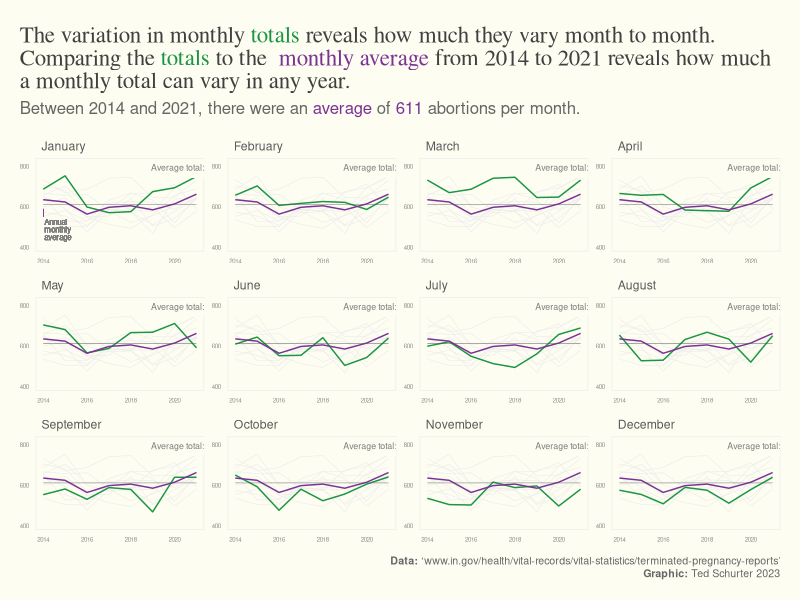
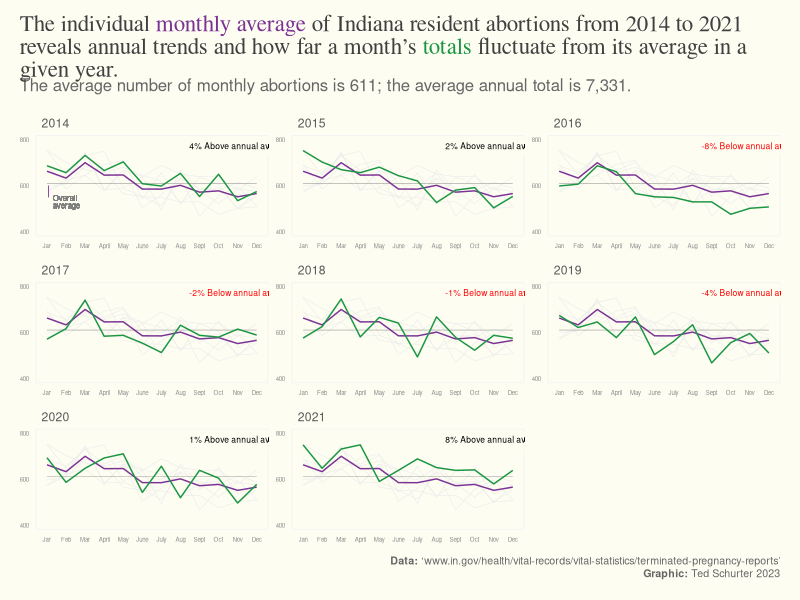
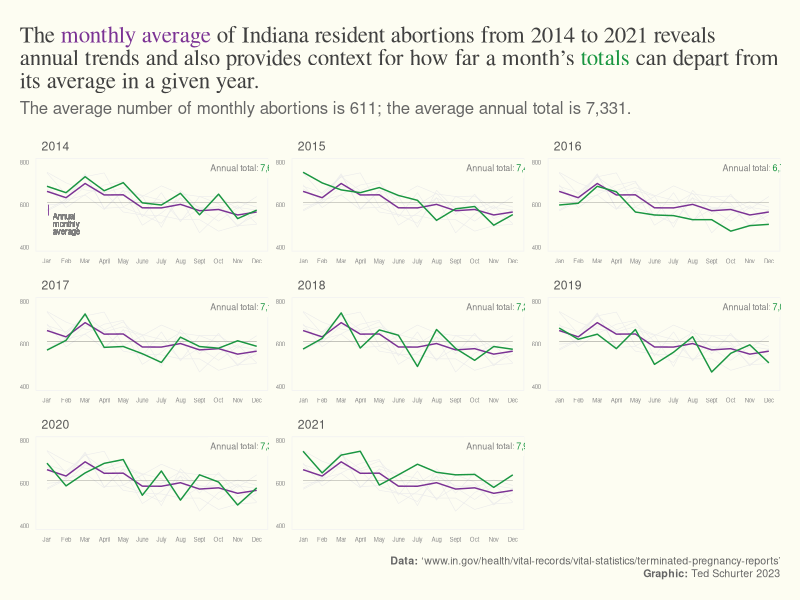
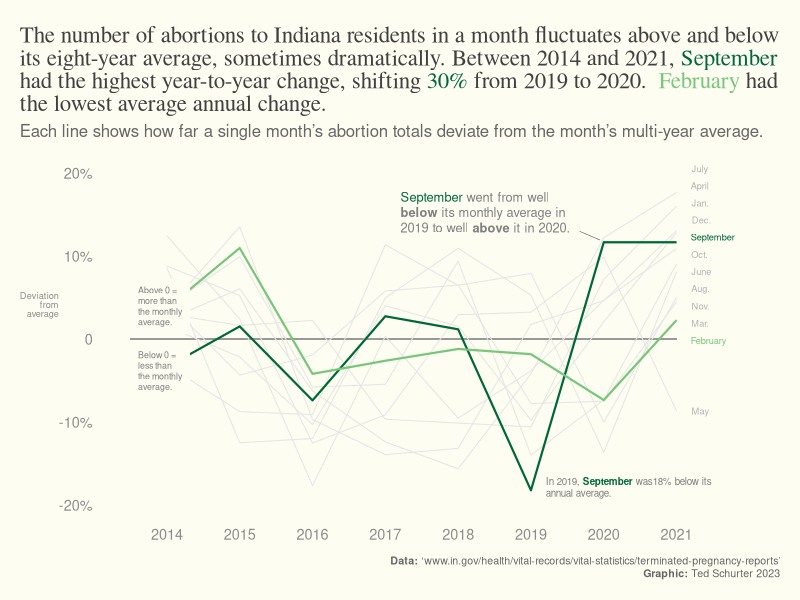

Recreate these plots in R, in order.
library(tidyverse)
library(ggrepel)
library(ggtext)

# import cleaned data 

mnth <- read_csv("Exported_Data/month_ab_IN_res_clean.csv")

# set custom theme ####
t_theme <- function(base_size = 10){
  
  theme_classic() %+replace%
    
    theme( 
      #grid elements
      panel.grid.major.y = element_line(color = "gray85", size = .25),
      #panel.grid.major.y = element_blank(),
      panel.grid.major.x = element_blank(), 
      axis.line = element_blank(),
      axis.ticks = element_blank(), 
      
      #axis.line = element_line(color = "gray90"),
      #axis.line.y = element_blank(),
      
      axis.text = element_text(color = "gray55",
                               size  = rel(.65)),
      axis.title.x = element_blank(),
        # element_text(color = "gray55",
        # size = rel(.65), hjust = 0),
      axis.title.y = element_blank(),
        # element_text(color = "gray55",
        #             size = rel(.6)),
      
      plot.title = element_textbox_simple(size = rel(1.5), color = "gray25", 
                                          hjust = 0,lineheight = 1, 
                                          margin = margin(0.2, 0, .2, 0, unit = "cm"),
                                          family = "serif",face = "plain"),
      plot.subtitle = element_textbox_simple(size = rel(1.1), color = "gray40", hjust = 0,
                                             lineheight = 1,margin = margin(0, 0, .4, 0, unit = "cm"),),
      plot.caption = element_textbox_simple(family = "sans", size = rel(.7),
                                            color = "gray40", halign = 1,
                                            lineheight = 1.2),
      plot.title.position = "plot",
      plot.caption.position = "panel", 
      plot.margin = margin(.5, .5, .5,.5, unit = "cm"),
      plot.background = element_rect(fill  = panel_c,
                                     color = panel_c),
      panel.background = element_rect(fill = panel_c,
                                      color = panel_c)
    )
}


# set colors 

# panel color
panel_c <- "#fdfdf2"

# monthly color 
mc <- "#1a9641"
avgc <- "#7b3294"
# high average month 
h_avgc <- "#006837"  
# low average month
l_avgc <- "#78c679"
# avg month
avg_mc <- "#af8dc3"

mnth$month <- factor(mnth$month, levels = c(
  "January", "February", "March", "April", "May", "June", "July","August",
  "September", "October", "November", "December"))
#
# create new dataframe with column to retain month grouping when faceting
mnth2 <- mnth
mnth2$m2 <- mnth2$month
# remove original month column so new dataframe isn't faceted by it when month is called
mnth2$month <- NULL

mnth_tot_lab <- mnth %>% group_by(month) %>% 
  summarise(m_avg = round(mean(res)))



#

ggplot()+ 
  geom_line(data = mnth2,
            aes(year, res, group = m2), color = "gray92", size = .2)+
  geom_line(data = mnth,
            aes(year, res, group = month),color = mc, show.legend = F)+
  geom_line(data = mnth %>% group_by(year) %>% mutate(avg = mean(res)),
            aes(year, avg, group = month),
            color = avgc)+
  # average monthly total
  geom_richtext(data = mnth_tot_lab,
                aes(x= 2018.7, y = 790, 
                    label = paste0("Average total:<span style = 'color:",mc,"'> ", 
                                   prettyNum(m_avg, big.mark = ",", scientific = FALSE),"</span>")),
                label.colour = NA, fill = panel_c,
                size = rel(2.25), color = "gray50", hjust = 0)+
# # annual mean
  geom_segment(data = mnth %>%
               summarise(res = mean(res)),
             aes(x = 2014, xend = 2021,
                 y = res, yend = res),
             color = "gray30", linewidth = .15,
             show.legend = F)+
  scale_x_continuous(limits = c(2014,2021),
                   breaks = c(2014, 2016, 2018, 2020),
                   labels = c("2014", "2016", "2018",
                              "2020" ))+
  scale_y_continuous(limits = c(400,820),
                     breaks = c(400, 600, 800),
                     labels = c("400", "600", "800"))+
  #annual average label
  # geom_text(data = mnth %>% filter( month == "January"),
  #           aes(x=2016.05, y = 420, label = "Annual average"),
  #           size = rel(2), color = avgc)+
  geom_text(data = mnth %>% filter( month == "January"),
            aes(x= 2014.05, y = 540, label = "Annual\nmonthly\naverage"),
            size = rel(2), color = "gray50", hjust = 0, lineheight = .8, 
            vjust = 1)+
  # annual average label line
  geom_segment(data = mnth %>% filter( month == "January"),
            aes(x=2014, xend = 2014,
                y = 550, yend = 590),
            size = .10, color = avgc)+
  t_theme()+
  facet_wrap(~ month, scales = "free")+
  theme(
    strip.background = element_blank(),
    strip.text = element_text(color = "gray35", hjust = 0),
    panel.grid.major.y = element_blank(),
    panel.background = element_rect(fill = panel_c,
                                    color = "gray93"),
    axis.text = element_text(color = "gray55",
                             size  = rel(.4)),
  )+
  labs(
  title = paste0("The variation in monthly <span style = 'color:",mc,"'>totals</span> 
                 reveals how much they vary month to month. Comparing the <span style =
                 'color:",mc,"'>totals</span> to the <span style = 'color:",avgc,"'>
                 monthly average</span> from 2014 to 2021 reveals how much a monthly total can vary in any year. "),
       
  subtitle = paste0("Between 2014 and 2021, there were an<span style = 'color:",avgc,"'>
                    average</span> of <span style = 'color:",avgc,"'>",
  round(mean(mnth$res)), 
  " </span>abortions per month."),
  caption = "<br>**Data:** 'www.in.gov/health/vital-records/vital-statistics/terminated-pregnancy-reports'<br>
  **Graphic:** Ted Schurter 2023")

#ggsave(filename = "Plots/svg/ab_month.svg",width = 11, height = 6, units = "in")

#
# make facet label reflect average annual % above or below average

# to do so, need to add df with label, color, etc

yr_tot_lab <- mnth %>% group_by(year) %>% 
  mutate(annual = sum(res)) %>% 
  ungroup() %>% 
  mutate(mn_an = mean(annual),
         lab = paste0(if_else(annual>mean(annual), "Above annual average", "Below annual average"))) %>% 
  ungroup() %>% 
  mutate(
    pct = round((annual-mean(annual))/annual*100),
    col = if_else(pct>0, "black", "red"))

# create duplicate year column for faceting
mnth2$y2 <- mnth$year
mnth2$month <- NULL
mnth2$year <- NULL

mnth %>% group_by(month) %>% 
  mutate(av = round(mean(res))) %>% 
  ggplot()+ theme_classic()+
  # lines for all months
  geom_line(data = mnth2,
            aes(m2, res, group = y2), color = "gray92", size = .2)+
  # line for monthly average
  geom_line(data = mnth %>% group_by(month) %>%
              summarise(res = mean(res)) %>%
              ungroup(),
            aes(month, res, group = 1),  color = avgc, show.legend = F)+
  # line for annual average
  geom_segment(data = mnth %>%
                 summarise(res = mean(res)) %>%
                 ungroup(),
               aes(x = 1, xend = 12,
                   y = res, yend = res), size = .1, color = "gray30", 
               #linetype = "dotted", 
               show.legend = F)+
  # line for monthly totals
  geom_line(
    aes(month, res, group = year), color = mc, show.legend = F)+
  # label for monthly average
  geom_text(data = mnth %>% filter( year == "2014"),
            aes(x= 1.3, y = 560, label = "Overall\naverage"),
            size = rel(2), color = "gray50", hjust = 0, lineheight = .8, 
            vjust = 1)+
  # line for label for monthly average
  geom_segment(data = mnth %>% filter( year == "2014"),
               aes(x=1.1, xend = 1.1,
                   y = 550, yend = 600),
               size = .05, color = avgc)+
  # total abortions for year
  geom_richtext(data = yr_tot_lab,
                aes(x= 8.2, y = 770, 
                    label = paste0(pct,"% ",lab," ")),
                label.colour = NA, fill = panel_c,
                size = rel(2.15), color = yr_tot_lab$col, hjust = 0)+
  # invisible mark to preserve equal y scale for each facet
  geom_point(aes(x=1, y = 500), color = panel_c)+
  scale_y_continuous(limits = c(400,800),
                     breaks = c(400, 600, 800),
                     labels = c("400", "600", "800"))+
  scale_x_discrete(
    breaks = c("January", "February", "March", "April","May", "June",
               "July", "August", "September", "October", "November","December"),
    labels = c("Jan","Feb","Mar", "April", "May", "June", "July",
               "Aug", "Sept", "Oct", "Nov", "Dec"))+
  t_theme()+
  facet_wrap(~ year, scales = "free")+
  theme(
    strip.background = element_blank(),
    strip.text = element_text(color = "gray35", hjust = 0),
    panel.grid.major.y = element_blank(),
    panel.background = element_rect(fill = panel_c,
                                    color = "gray95"),
    axis.text = element_text(color = "gray55",
                             size  = rel(.4)),
  )+
  labs(title = paste0("The individual <span style = 'color:",avgc,"'>monthly average</span> of Indiana resident abortions from 2014 to 2021 reveals annual trends 
  and how far a month’s<span style = 'color:",mc,"'> 
  totals</span> fluctuate from its average in a given year."),
  subtitle = paste0("The average number of monthly abortions is ", 
  round(mean(mnth$res)),
  "; the average annual total is ",
  prettyNum(round(mnth %>% group_by(year) %>% summarise(tot = sum(res)) %>% summarise(mean(tot))), big.mark = ",", scientific = FALSE),"."),
       caption = "<br>**Data:** 'www.in.gov/health/vital-records/vital-statistics/terminated-pregnancy-reports'<br>
  **Graphic:** Ted Schurter 2023")
# by year ####

# add another year column to existing separate dataframe - mnth2 - for faceting
mnth2$y2 <- mnth$year
#mnth2$year <- NULL

yr_tot_lab <- mnth %>% group_by(year) %>% 
  summarise(annual = sum(res))

mnth %>% group_by(month, ) %>% 
  mutate(av = round(mean(res))) %>% 
  ggplot()+theme_classic()+
  # lines for all months
  geom_line(data = mnth2,
            aes(m2, res, group = y2), color = "gray92", size = .2)+
  # line for monthly average
  geom_line(data = mnth %>% group_by(month) %>%
              summarise(res = mean(res)) %>%
              ungroup(),
            aes(month, res, group = 1),  color = avgc, show.legend = F)+
  # line for annual average
  geom_segment(data = mnth %>%
              summarise(res = mean(res)) %>%
              ungroup(),
            aes(x = 1, xend = 12,
                y = res, yend = res), size = .1, color = "gray30", 
            #linetype = "dotted", 
            show.legend = F)+
  # line for monthly totals
  geom_line(
              aes(month, res, group = year), color = mc, show.legend = F)+
  # label for monthly average
  geom_text(data = mnth %>% filter( year == "2014"),
            aes(x= 1.3, y = 560, label = "Annual\nmonthly\naverage"),
            size = rel(2), color = "gray50", hjust = 0, lineheight = .8, 
            vjust = 1)+
  # line for label for monthly average
  geom_segment(data = mnth %>% filter( year == "2014"),
               aes(x=1.1, xend = 1.1,
                   y = 550, yend = 600),
               size = .05, color = avgc)+
  # total abortions for year
  geom_richtext(data = yr_tot_lab,
            aes(x= 9.3, y = 770, 
                label = paste0("Annual total:<span style = 'color:",mc,"'> ", 
                               prettyNum(annual, big.mark = ",", scientific = FALSE),"</span>")),
            label.colour = NA, fill = panel_c,
             size = rel(2.25), color = "gray50", hjust = 0)+
  # invisible mark to preserve equal y scale for each facet
  geom_point(aes(x=1, y = 500), color = panel_c)+
  scale_y_continuous(limits = c(400,800),
                     breaks = c(400, 600, 800),
                     labels = c("400", "600", "800"))+
  scale_x_discrete(
    breaks = c("January", "February", "March", "April","May", "June",
               "July", "August", "September", "October", "November","December"),
    labels = c("Jan","Feb","Mar", "April", "May", "June", "July",
               "Aug", "Sept", "Oct", "Nov", "Dec"))+
  t_theme()+
  facet_wrap(~ year, scales = "free")+
  theme(
    strip.background = element_blank(),
    strip.text = element_text(color = "gray35", hjust = 0),
    panel.grid.major.y = element_blank(),
    panel.background = element_rect(fill = panel_c,
                                    color = "gray95"),
    axis.text = element_text(color = "gray55",
                             size  = rel(.4)),
  )+
  labs(title = paste0("The <span style = 'color:",avgc,"'>monthly average</span> 
  of Indiana resident abortions from 2014 to 2021 reveals annual trends 
  and also provides context for how far a month’s<span style = 'color:",mc,"'> 
  totals</span> can depart from its average in a given year."),
  subtitle = paste0("The average number of monthly abortions is ", 
  round(mean(mnth$res)),
  "; the average annual total is ",
  prettyNum(round(mnth %>% group_by(year) %>% summarise(tot = sum(res)) %>% summarise(mean(tot))), big.mark = ",", scientific = FALSE),"."),
       caption = "<br>**Data:** 'www.in.gov/health/vital-records/vital-statistics/terminated-pregnancy-reports'<br>
  **Graphic:** Ted Schurter 2023")


#ggsave(filename = "Plots/svg/ab_month_yr.svg",width = 11, height = 6, units = "in")

#

# non faceted plot showing percent above normal for months by year ####

# short month labels
s_m_lab <-  c("January" = "Jan.",
              "February" = "February",
              "March" = "Mar.", 
              "April" = "April", 
              "May" = "May",
              "June" = "June",
              "July" = "July",
              "August" = "Aug.",
              "September" = "September",
              "October" = "Oct.",
              "November" = "Nov.",
              "December" = "Dec.")

# month labels colors 

m_lab_c <- c("January"    = "gray70",
             "February"   = l_avgc,
             "March"     = "gray70",
             "April"     = "gray70",
             "May"       = "gray70",
             "June"      = "gray70",
             "July"      = "gray70",
             "August"    = "gray70",
             "September" = h_avgc,
             "October"   = "gray70",
             "November"  = "gray70",
             "December"  = "gray70")

# 
# what is the percent above or below the average monthly total for each month?
t <-  mnth %>% 
  ungroup() %>% 
  group_by(month) %>% 
  mutate(mn_avg = mean(res),
         dif_mn = res-mn_avg,
         pct_df_m = (dif_mn/mn_avg)*100) 

ggplot()+ theme_classic()+
  # line for monthly totals
  geom_segment(data = mnth,
               aes(x=2013.5, xend = 2021,
                   y = 0, yend = 0),
               size = .3, color = "gray60")+
  geom_line(data = mnth %>% 
              ungroup() %>% 
              group_by(month) %>% 
              mutate(mn_avg = mean(res),
                     dif_mn = res-mn_avg,
                     pct_df_m = (dif_mn/mn_avg)*100),
            aes(year, pct_df_m, group = month), 
            size = .35, color = "gray90", show.legend = F)+
  geom_line(data = mnth %>% 
              ungroup() %>% 
              group_by(month) %>% 
              mutate(mn_avg = mean(res),
                     dif_mn = res-mn_avg,
                     pct_df_m = (dif_mn/mn_avg)*100) %>% filter(month == "September"),
            aes(year, pct_df_m, group = month), 
            size = .75, color = h_avgc, show.legend = F)+
  geom_line(data = mnth %>% 
              ungroup() %>% 
              group_by(month) %>% 
              mutate(mn_avg = mean(res),
                     dif_mn = res-mn_avg,
                     pct_df_m = (dif_mn/mn_avg)*100) %>% filter(month == "February"),
            aes(year, pct_df_m, group = month), 
            size = .75, color = l_avgc, show.legend = F)+
  
  geom_text_repel(data = mnth %>% 
                    ungroup() %>% 
                    group_by(month) %>% 
                    mutate(mn_avg = mean(res),
                           dif_mn = res-mn_avg,
                           pct_df_m = (dif_mn/mn_avg)*100) %>% filter(year == 2021),
                  aes(year, pct_df_m, label = s_m_lab),
                  #xlim = c(2021.4),
                  #point.padding = 1,
                  nudge_y = 0, 
                  nudge_x = .2, # .7
                  #force = 2,
                  color = m_lab_c, 
                  segment.color = "gray75",
                  size = rel(2.35), 
                  fontface = "plain", 
                  direction = "y",
                  segment.size = 0.1,
                  min.segment.length = 3,
                  hjust = 0,
                  seed = 2, 
  )+
  
  geom_textbox(data = mnth %>% 
                 ungroup() %>% 
                 group_by(month) %>% 
                 mutate(mn_avg = mean(res),
                        dif_mn = res-mn_avg,
                        pct_df_m = (dif_mn/mn_avg)*100),
               aes(x= 2019.85, y = 15.15),
               label = paste0("<span style = 'color:",h_avgc,"'>September</span> 
                went from well **below** its monthly average in 2019 to well **above** it in 2020."),
               label.colour = NA, fill = panel_c,
               size = rel(3.25), color = "gray50", 
               hjust = 1, box.color = NA)+
  geom_textbox(data = mnth %>% 
                 ungroup() %>% 
                 group_by(month) %>% 
                 mutate(mn_avg = mean(res),
                        dif_mn = res-mn_avg,
                        pct_df_m = (dif_mn/mn_avg)*100),
               aes(x= 2019.1, y = -17.9),
               label = paste0("In 2019, <span style = 'color:",h_avgc,"'>**September**</span> 
                was", 
                              round(abs(t$pct_df_m[t$year == 2019 & t$month == "September"])),
                              "% below its annual average."),
               label.colour = NA, fill = panel_c,
               size = rel(2.5), color = "gray50", 
               hjust = 0, box.color = NA)+
  geom_segment(aes(
    x = 2019.67, xend = 2019.95,
    y = 13, yend = 11.95), 
    color = "gray10", linewidth = .15)+
  geom_textbox(
    aes(x= 2013.5, y = 3.9),
    label = "Above 0 = more than the monthly average.", 
    label.colour = NA, fill = panel_c,
    size = rel(2.25), color = "gray50", 
    hjust = 0, box.color = NA,   width = unit(.6, "inch"))+
  geom_textbox(
    aes(x= 2013.5, y = -3.9),
    label = "Below 0 = less than the monthly average.", 
    label.colour = NA, fill = panel_c,
    size = rel(2.25), color = "gray50", 
    hjust = 0, box.color = NA,   width = unit(.6, "inch"))+
  
  
  scale_y_continuous(limits = c(-20,20),
                     breaks = c(-20, -10, 0, 10, 20),
                     labels = c("-20%", "-10%", "0", "10%", "20%"),
                     name = "Deviation<br>from<br>average")+
  scale_x_continuous(limits = c(2013.5, 2022),
                     breaks = seq(2013, 2022, by = 1),
                     labels = c( "", "2014", "2015", "2016", "2017", "2018",
                                 "2019", "2020", "2021", ""))+
  t_theme()+
  #facet_wrap(~ month, scales = "free")+
  theme(
    axis.text = element_text(color = "gray55",
                             size  = rel(.95)),
    strip.background = element_blank(),
    strip.text = element_text(color = "gray35", hjust = 0),
    panel.grid.major.y = element_blank(),
    panel.background = element_rect(fill = panel_c,
                                    color = panel_c),
    plot.background = element_rect(fill = panel_c,
                                   color = panel_c),
    axis.title.y = element_markdown(color = "gray55",
                                    size = rel(.6),
                                    vjust = .60,
                                    hjust = 1),
    axis.title.x = element_blank()
  )+
  labs(title = paste0("The number of abortions to Indiana residents in a month fluctuates above 
  and below its eight-year average, sometimes dramatically. Between 2014 and 
  2021,<span style = 'color:",h_avgc,"'> ",
                      month.name[as.numeric(t %>% mutate(ab_pct_cg = pct_df_m-lag(pct_df_m)) %>% 
                                              arrange(desc(abs(ab_pct_cg))) %>% ungroup() %>% slice(1) %>% select(month))],"
  </span>had the highest year-to-year change, shifting <span style = 'color:",h_avgc,"'>",
                      round(t %>% mutate(ab_pct_cg = pct_df_m-lag(pct_df_m)) %>% arrange(desc(abs(ab_pct_cg))) %>% 
                              ungroup() %>% slice(1) %>% select(ab_pct_cg)),
                      "% </span>from 2019 to 2020. <span style = 'color:",l_avgc,"'> ",
                      month.name[as.numeric(mnth %>% group_by(month) %>% mutate(mn_df = 100*(res-lag(res))/lag(res)) %>% ungroup() %>% 
                                              group_by(month) %>% summarise(m = mean(mn_df, na.rm = T)) %>%  arrange(abs(m)) %>% select(month) %>% slice(1))],"
  </span>had the lowest average annual change."),
       
       subtitle = "Each line shows how far a single month's abortion totals deviate
  from the month's multi-year average.",      
       caption = "<br>**Data:** 'www.in.gov/health/vital-records/vital-statistics/terminated-pregnancy-reports'<br>
  **Graphic:** Ted Schurter 2023")  



